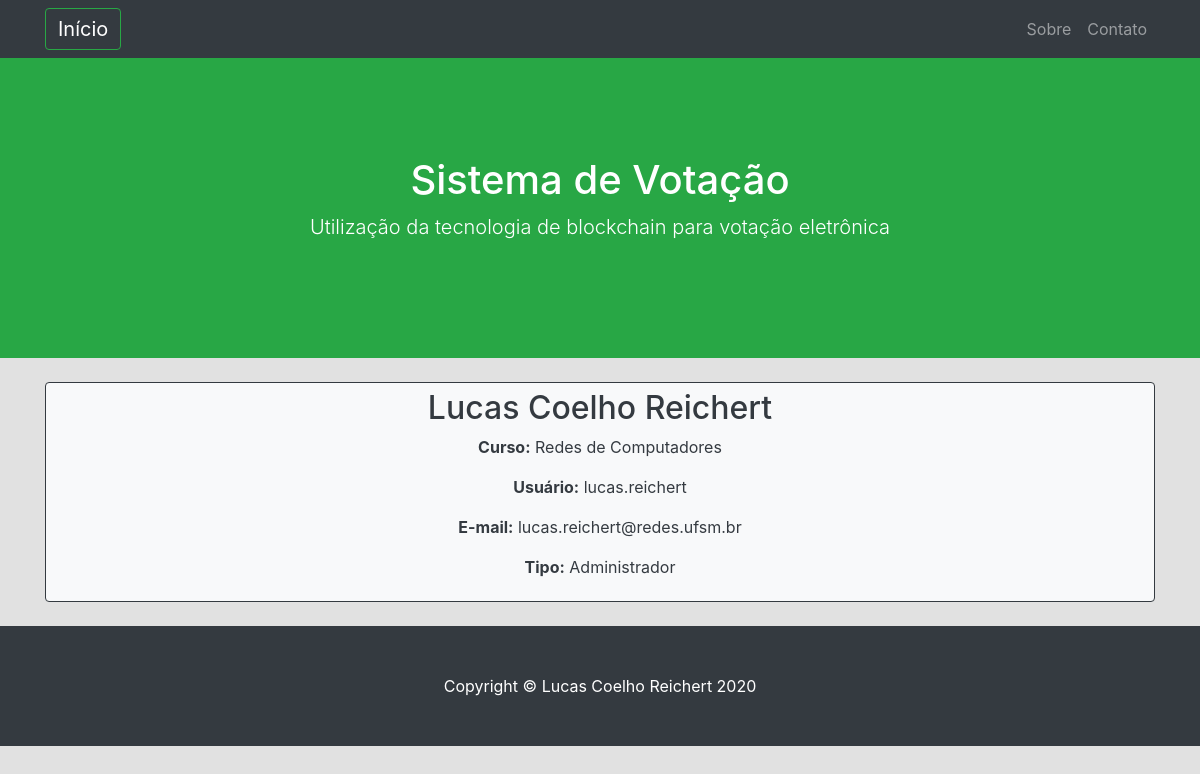
Before: /usuarios/consulta/ with the older database file.
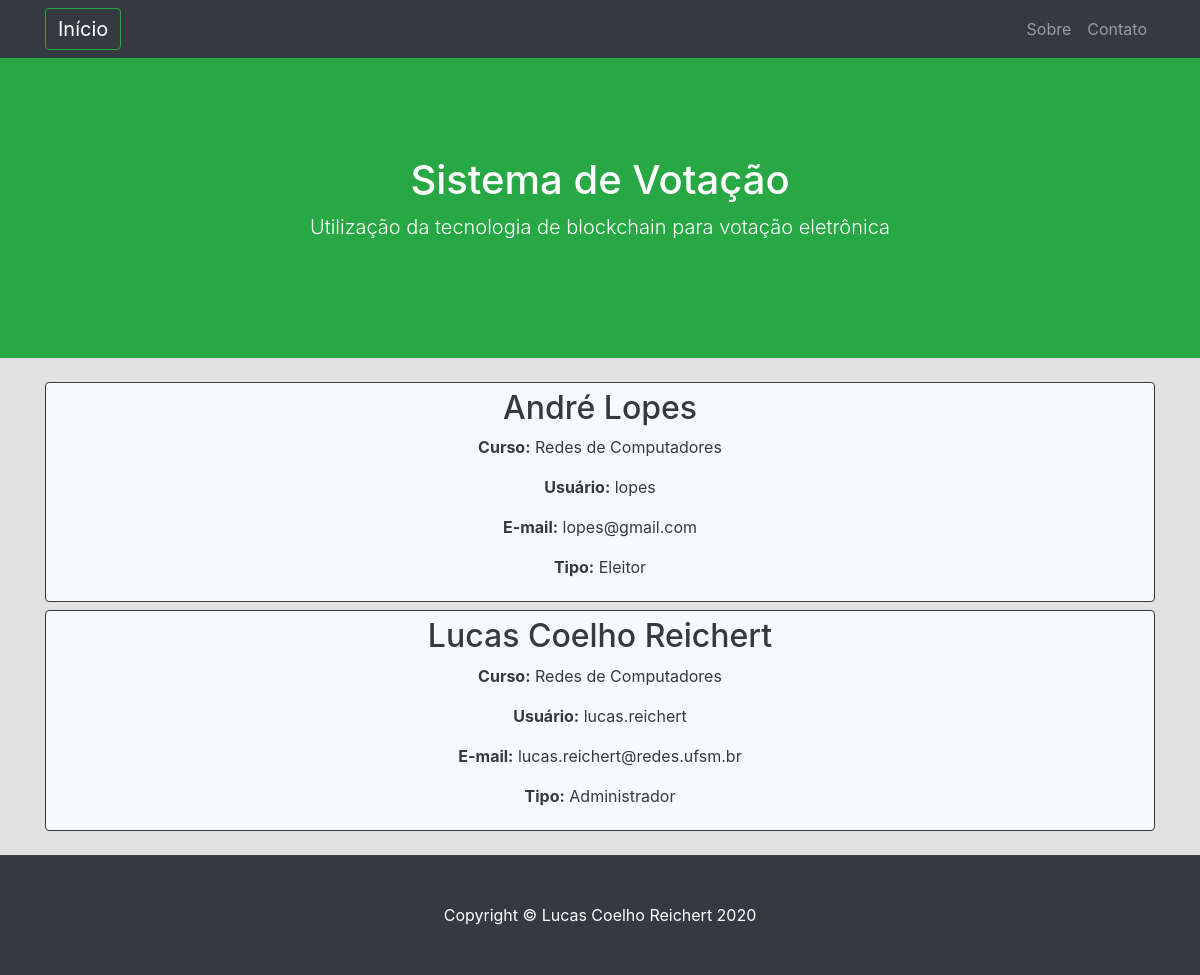
After: the same page with the newer database file.
### usuarios/models.py (models this page shows, shortened)
class Usuario(models.Model):
    usuario = models.CharField(max_length=40)
    nome =  models.CharField(max_length=100)
    sobrenome =  models.CharField(max_length=100)
    email = models.EmailField(max_length=100)
    senha = models.CharField(max_length=50)
    data = models.DateTimeField(default=timezone.now)
    tipo = models.CharField(max_length=20, choices=(("Administrador", _("Administrador")),  #criação do modelo de opções do tipo de usuário
                                        ("Eleitor", _("Eleitor")),
                                        ("Candidato", _("Candidato"))),
                                default="Eleitor") # vai definir Eleitor como a opção default
    curso = models.ForeignKey(Cursos, on_delete=models.CASCADE, default="") #chave estrangeira da tabela curso

### cursos/models.py (models this page shows, shortened)
class Cursos(models.Model):
    nome = models.CharField(max_length=100)
    descricao = models.CharField(max_length=500)
    carga_horaria = models.IntegerField()
    centro = models.CharField(max_length=50) # pensar em criar uma tabela para o centro
    data = models.DateTimeField(default=timezone.now)
    def __str__(self):
        return self.nome

### usuarios/views.py (the view)
# urls.py: path('consulta/', views.consulta, name='consulta_cursos'),
def consulta(request): # Listagem dos usuários criados
    usuarios = Usuario.objects.filter().order_by('nome') #buscar os usuários no banco e ordenar pelo nome
    return render(request, 'usuarios/consulta.html', {'usuarios': usuarios}) #chamar o template de consulta, passando a lista de usuários como parâmetro

### usuarios/templates/usuarios/consulta.html
{% extends 'base.html' %}
{% block content %}
    {% for user in usuarios %}
        <a method="POST" class="btn btn-light btn-block btn-outline-dark" href="{% url 'edicao' pk=user.pk %}"><div>
            <h2> {{ user.nome }} {{ user.sobrenome }} </h2>
            <p><b>Curso:</b> {{ user.curso}}</p>
            <p><b>Usuário:</b> {{ user.usuario}}</p>
            <p><b>E-mail:</b> {{ user.email}}</p>
            <p><b>Tipo:</b> {{user.tipo}}</p>
        </div></a>
    {% endfor %}
{% endblock %}

### aplicacao/templates/base.html (shortened to what this page needs)
{% load static %}
<!DOCTYPE html>
<html lang="pt">
<head>
  <link href="{% static 'bootstrap/css/bootstrap.css' %}" rel="stylesheet">
  <link href="{% static 'css/scrolling-nav.css' %}" rel="stylesheet">
</head>
<body id="page-top">
  <nav class="navbar navbar-expand-lg navbar-dark bg-dark fixed-top" id="mainNav">
    <div class="container">
      <a class="navbar-brand js-scroll-trigger btn btn-outline-success" href="{% url 'index' %}">Início</a>
      <div class="collapse navbar-collapse" id="navbarResponsive">
        <ul class="navbar-nav ml-auto">
          <li class="nav-item">
            <a class="nav-link js-scroll-trigger" href="{% url 'sobre' %}">Sobre</a>
          </li>
          <li class="nav-item">
            <a class="nav-link js-scroll-trigger" href="{% url 'contato' %}">Contato</a>
          </li>
        </ul>
      </div>
    </div>
  </nav>
  <header class="bg-success text-white">
    <div class="container text-center">
      <h1>Sistema de Votação</h1>
      <p class="lead">Utilização da tecnologia de blockchain para votação eletrônica</p>
    </div>
  </header>
  <div class="container">
    <br/>
    {% block content %}
    {% endblock %}
    <br/>
  </div>
  <footer class="py-5 bg-dark">
    <div class="container">
      <p class="m-0 text-center text-white">Copyright &copy; Lucas Coelho Reichert {% now "Y" %} </p>
    </div>
  </footer>
</body>
</html>

Changed rows visible on the page:
added Usuario: nome "André", sobrenome "Lopes", curso "Redes de Computadores", usuario "lopes", email "lopes@gmail.com", tipo "Eleitor"
